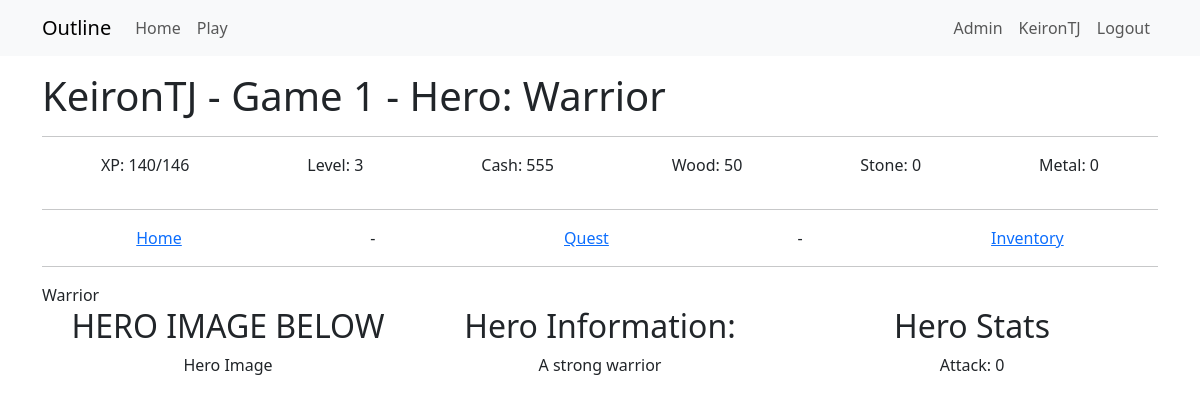
The app's page /hero/1 (signed in), older data.
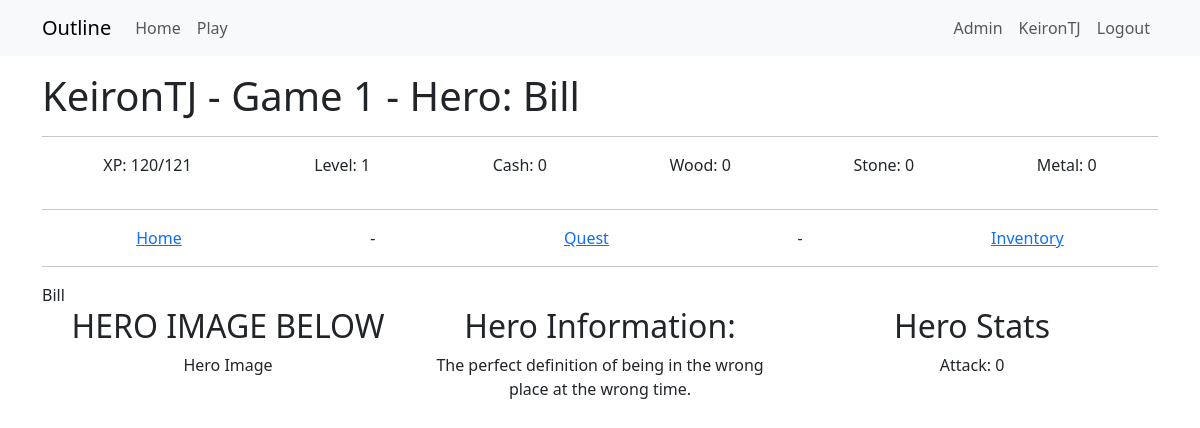
The same page, newer data.
### app/models.py (models this page shows)
class Game(db.Model):
    __tablename__ = 'game'
    id = db.Column(db.Integer, primary_key=True)
    user_id = db.Column(db.Integer, db.ForeignKey('user.id'), nullable=False)
    game_name = db.Column(db.String(64))
    game_exists = db.Column(db.Boolean, default=True)
    entry_date = db.Column(db.DateTime, default=datetime.now(timezone.utc))
    xp = db.Column(db.Integer, default=0)
    level = db.Column(db.Integer, default=0)
    cash = db.Column(db.Integer, default=0)
    wood = db.Column(db.Integer, default=0)
    stone = db.Column(db.Integer, default=0)
    metal = db.Column(db.Integer, default=0)
    next_level_xp_required = db.Column(db.Integer, default=110)
    user = db.relationship("User", back_populates="game")
    inventories = db.relationship("InventoryUser", back_populates="game")
    quest_progress = db.relationship("QuestProgress", back_populates="game")
    building_progress = db.relationship("BuildingProgress", back_populates="game")
    resource_logs = db.relationship("ResourceLog", back_populates="game")
    hero_progress = db.relationship("HeroProgress", back_populates="game")
    hero_slots = db.relationship("HeroSlots", back_populates="game")

class Hero(db.Model):
    __tablename__ = 'heroes'
    id = db.Column(db.Integer, primary_key=True)
    hero_type_id = db.Column(db.Integer, db.ForeignKey('hero_types.id'))
    hero_name = db.Column(db.String(64))
    hero_description = db.Column(db.String(256))
    hero_link = db.Column(db.String(256))
    hero_image = db.Column(db.String(256))
    rarity_type_id = db.Column(db.Integer, db.ForeignKey('rarity_types.id'))
    health = db.Column(db.Integer, default=0)
    attack = db.Column(db.Integer, default=0)
    defense = db.Column(db.Integer, default=0)
    speed = db.Column(db.Integer, default=0)
    hero_type = db.relationship("HeroType", back_populates="hero")
    rarity = db.relationship("RarityType", back_populates="hero")
    hero_progress = db.relationship("HeroProgress", back_populates="hero")

### app/game/routes.py (the view)
@bp.route('/hero/<hero_progress_id>', methods=['GET','POST'])
@login_required
def hero(hero_progress_id):
    hero_progress = HeroProgress.query.filter_by(id=hero_progress_id).first()
    game = g.game
    return render_template("game/hero.html",
                           title=f"Hero: {hero_progress.hero.hero_name}",
                           hero_progress=hero_progress,
                           game=game)

### app/game/__init__.py (called while the page is built)
@bp.before_app_request
def before_request():
    load_game()

### app/game/context_processor.py (called while the page is built)
def load_game():
    if current_user.is_authenticated:
        game_id = current_user.activegame
        if game_id:
            g.game = Game.query.get(game_id)
        else:
            g.game = None
    else:
        g.game = None

### app/models.py (called while the page is built)
@login.user_loader
def load_user(id):
    return db.session.get(User, int(id))

    def is_admin(self):
        return 'admin' in [role.name for role in self.role]

### app/templates/game/hero.html
{% extends "game/game_base.html" %}
{% block content2 %}
<div>
    {{hero_progress.hero.hero_name}}
</div>
<div class="container text-center">
    <div class="row align-items-start">
      <div class="col">
        <h2>HERO IMAGE BELOW</h2>
        <p> Hero Image</p>
      </div>
      <div class="col">
        <h2>Hero Information:</h2>
        <p>{{hero_progress.hero.hero_description}}</p>
      </div>
      <div class="col">
        <h2>Hero Stats</h2>
        <p>Attack: {{hero_progress.hero_attack}}</p>
      </div>
    </div>
  </div>
{% endblock content2 %}

### app/templates/game/game_base.html (shortened to what this page needs)
{% extends "base.html" %}
{% block content %}
<h1>  {{ game.user.username }} - {{ game.game_name }} - {{ title }}  </h1>
<hr>
<div style="display: flex; justify-content: space-around;">
    <p>XP: {{ game.xp }}/{{game.next_level_xp_required}}</p>
    <p>Level: {{ game.level}}</p>
    <p>Cash: {{ game.cash }}</p>
    <p>Wood: {{ game.wood }}</p>
    <p>Stone: {{ game.stone }}</p>
    <p>Metal: {{ game.metal }}</p>
</div>
<hr>
<div style="display: flex; justify-content: space-around;">
    <a href="{{ url_for('game.play', game_id=game.id) }}">Home</a> -
    {% for building in game.building_progress %}
       {% if building.building.id == 1 %}
            <a href="{{ url_for('game.building_quests', building_progress_id=building.id) }}">Quest</a> -
       {% endif %}
    {% endfor %}
    <a href="{{ url_for('game.building_inventory', game_id=game.id) }}"> Inventory </a>
</div>
<hr>
{% block content2 %}  {% endblock content2 %}
{% endblock content %}

Row changes from the older to the newer data that the page shows:
changed Game "Game 1": xp "140" → "120"; next_level_xp_required "146" → "121"; level "3" → "1"; cash "555" → "0"; wood "50" → "0"
changed Hero: hero.hero_name "Warrior" → "Bill"; hero.hero_description "A strong warrior" → "The perfect definition of being in the wrong place at the wrong time."
Text that changed along with them:
{{ title }}: "Hero: Warrior" → "Hero: Bill"
